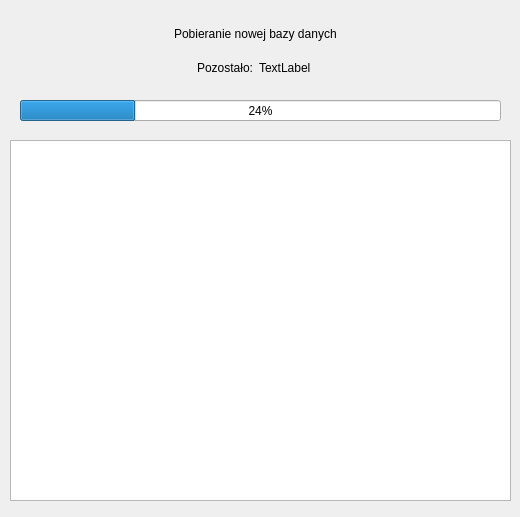
<?xml version="1.0" encoding="UTF-8"?>
<ui version="4.0">
 <class>Form</class>
 <widget class="QWidget" name="Form">
  <property name="geometry">
   <rect>
    <x>0</x>
    <y>0</y>
    <width>520</width>
    <height>517</height>
   </rect>
  </property>
  <property name="windowTitle">
   <string>Form</string>
  </property>
  <widget class="QProgressBar" name="progressBar">
   <property name="geometry">
    <rect>
     <x>20</x>
     <y>100</y>
     <width>481</width>
     <height>21</height>
    </rect>
   </property>
   <property name="value">
    <number>24</number>
   </property>
  </widget>
  <widget class="QListView" name="listView">
   <property name="geometry">
    <rect>
     <x>10</x>
     <y>140</y>
     <width>501</width>
     <height>361</height>
    </rect>
   </property>
  </widget>
  <widget class="QWidget" name="verticalLayoutWidget">
   <property name="geometry">
    <rect>
     <x>20</x>
     <y>20</y>
     <width>471</width>
     <height>61</height>
    </rect>
   </property>
   <layout class="QVBoxLayout" name="verticalLayout">
    <item alignment="Qt::AlignHCenter">
     <widget class="QLabel" name="label_2">
      <property name="text">
       <string>Pobieranie nowej bazy danych</string>
      </property>
     </widget>
    </item>
    <item>
     <layout class="QHBoxLayout" name="horizontalLayout">
      <item alignment="Qt::AlignRight">
       <widget class="QLabel" name="label">
        <property name="text">
         <string>Pozostało:</string>
        </property>
       </widget>
      </item>
      <item>
       <widget class="QLabel" name="label_3">
        <property name="text">
         <string>TextLabel</string>
        </property>
       </widget>
      </item>
     </layout>
    </item>
   </layout>
  </widget>
 </widget>
 <resources/>
 <connections/>
</ui>
